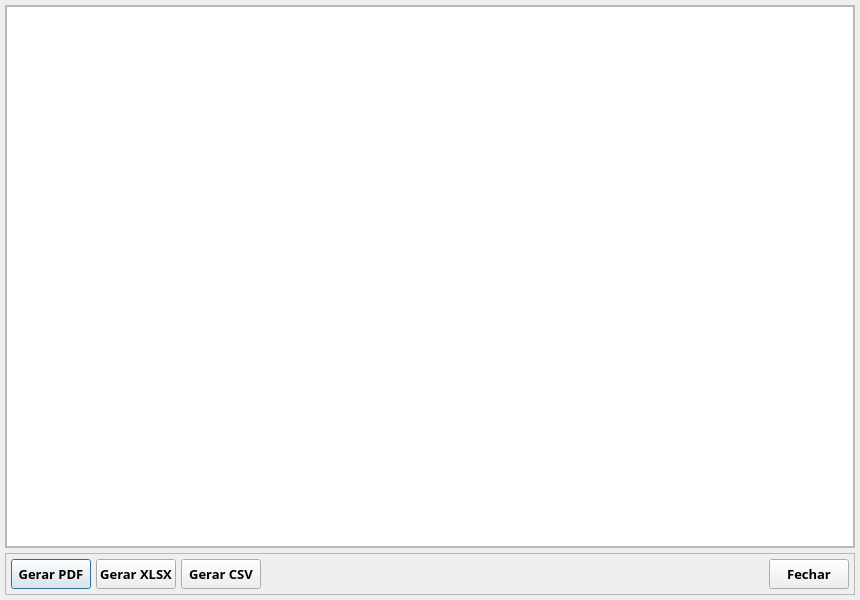
<?xml version="1.0" encoding="UTF-8"?>
<ui version="4.0">
 <class>Rel_Baixa_Ficha_Tecnica_Preview</class>
 <widget class="QDialog" name="Rel_Baixa_Ficha_Tecnica_Preview">
  <property name="geometry">
   <rect>
    <x>0</x>
    <y>0</y>
    <width>860</width>
    <height>600</height>
   </rect>
  </property>
  <property name="minimumSize">
   <size>
    <width>700</width>
    <height>500</height>
   </size>
  </property>
  <property name="font">
   <font>
    <family>Segoe UI Semibold</family>
    <pointsize>10</pointsize>
    <bold>true</bold>
   </font>
  </property>
  <property name="windowTitle">
   <string>Pré-visualização — Relatório de baixa de Ficha Tecnica</string>
  </property>
  <layout class="QVBoxLayout" name="verticalLayout">
   <property name="spacing">
    <number>5</number>
   </property>
   <property name="leftMargin">
    <number>5</number>
   </property>
   <property name="topMargin">
    <number>5</number>
   </property>
   <property name="rightMargin">
    <number>5</number>
   </property>
   <property name="bottomMargin">
    <number>5</number>
   </property>
   <item>
    <widget class="QFrame" name="frm_Visualizacao">
     <property name="frameShape">
      <enum>QFrame::Shape::StyledPanel</enum>
     </property>
     <property name="frameShadow">
      <enum>QFrame::Shadow::Raised</enum>
     </property>
     <layout class="QVBoxLayout" name="verticalLayout_2">
      <property name="spacing">
       <number>0</number>
      </property>
      <property name="leftMargin">
       <number>0</number>
      </property>
      <property name="topMargin">
       <number>0</number>
      </property>
      <property name="rightMargin">
       <number>0</number>
      </property>
      <property name="bottomMargin">
       <number>0</number>
      </property>
      <item>
       <widget class="QTextBrowser" name="txt_Visualizacao"/>
      </item>
     </layout>
    </widget>
   </item>
   <item>
    <widget class="QFrame" name="frm_Botoes">
     <property name="frameShape">
      <enum>QFrame::Shape::StyledPanel</enum>
     </property>
     <property name="frameShadow">
      <enum>QFrame::Shadow::Raised</enum>
     </property>
     <layout class="QHBoxLayout" name="horizontalLayout">
      <property name="spacing">
       <number>5</number>
      </property>
      <property name="leftMargin">
       <number>5</number>
      </property>
      <property name="topMargin">
       <number>5</number>
      </property>
      <property name="rightMargin">
       <number>5</number>
      </property>
      <property name="bottomMargin">
       <number>5</number>
      </property>
      <item>
       <widget class="QPushButton" name="bt_PDF">
        <property name="minimumSize">
         <size>
          <width>0</width>
          <height>30</height>
         </size>
        </property>
        <property name="text">
         <string>Gerar PDF</string>
        </property>
       </widget>
      </item>
      <item>
       <widget class="QPushButton" name="bt_XLSX">
        <property name="minimumSize">
         <size>
          <width>0</width>
          <height>30</height>
         </size>
        </property>
        <property name="text">
         <string>Gerar XLSX</string>
        </property>
       </widget>
      </item>
      <item>
       <widget class="QPushButton" name="bt_CSV">
        <property name="minimumSize">
         <size>
          <width>0</width>
          <height>30</height>
         </size>
        </property>
        <property name="text">
         <string>Gerar CSV</string>
        </property>
       </widget>
      </item>
      <item>
       <spacer name="horizontalSpacer">
        <property name="orientation">
         <enum>Qt::Orientation::Horizontal</enum>
        </property>
        <property name="sizeHint" stdset="0">
         <size>
          <width>40</width>
          <height>20</height>
         </size>
        </property>
       </spacer>
      </item>
      <item>
       <widget class="QPushButton" name="bt_Fechar">
        <property name="minimumSize">
         <size>
          <width>0</width>
          <height>30</height>
         </size>
        </property>
        <property name="text">
         <string>Fechar</string>
        </property>
       </widget>
      </item>
     </layout>
    </widget>
   </item>
  </layout>
 </widget>
 <resources/>
 <connections/>
</ui>
